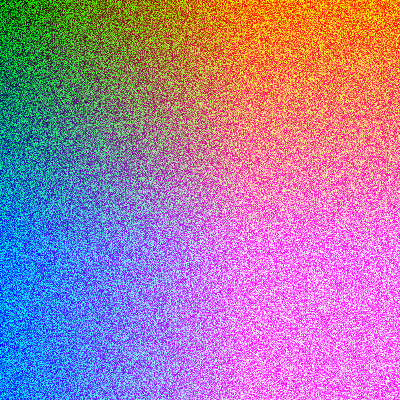
Frame 1 (no input)
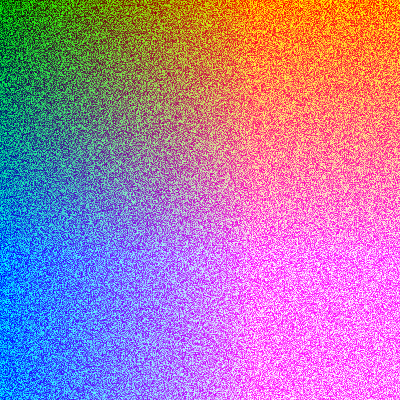
Frame 60 (no input)
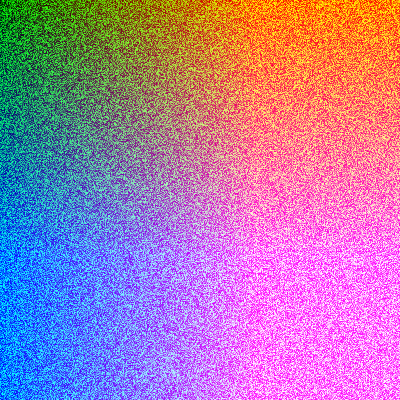
Frame 120 (the mouse pressed at the canvas centre since frame 60)

The p5.js sketch that drew these frames (run headless with seeded random() and noise() and a simulated clock; from frame 60 on, the mouse is pressed at the canvas centre):

// p5.js sketch
// ── sketch.js

function setup() {
	createCanvas(400, 400);
	pixelDensity(1);
}

function draw() {
	background(45);
	loadPixels();  // R, G, B, A per pixels in a linear array = pixels

	for ( let x = 0; x < width; x++ ) {
		for ( let y = 0; y < height; y++ ){
			var pos = ( x + y * width ) * 4;
			pixels[pos]   = x;
			pixels[pos+1] = random(255);
			pixels[pos+2] = y;
			pixels[pos+3] = 255; 
		}
	}

	updatePixels();
}
